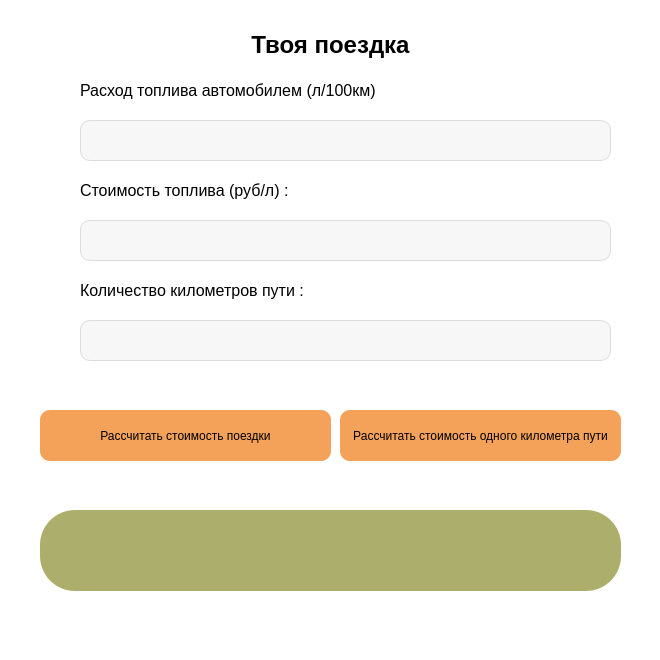
<?xml version="1.0" encoding="UTF-8"?>
<ui version="4.0">
 <class>MainWindow</class>
 <widget class="QMainWindow" name="MainWindow">
  <property name="geometry">
   <rect>
    <x>0</x>
    <y>0</y>
    <width>660</width>
    <height>660</height>
   </rect>
  </property>
  <property name="minimumSize">
   <size>
    <width>660</width>
    <height>660</height>
   </size>
  </property>
  <property name="maximumSize">
   <size>
    <width>660</width>
    <height>660</height>
   </size>
  </property>
  <property name="windowTitle">
   <string>Ваша поездка</string>
  </property>
  <property name="styleSheet">
   <string notr="true">background-color: rgb(255, 255, 255);</string>
  </property>
  <widget class="QWidget" name="centralwidget">
   <widget class="QLineEdit" name="fuelCostEdit">
    <property name="geometry">
     <rect>
      <x>80</x>
      <y>220</y>
      <width>531</width>
      <height>41</height>
     </rect>
    </property>
    <property name="styleSheet">
     <string notr="true">color: rgb(0, 0, 0);
background-color: #f7f7f7;
border: 1px solid #dcdcdc;
border-radius:5px;
padding: 6px;
font-size:12pt;
border-radius: 10px</string>
    </property>
   </widget>
   <widget class="QPushButton" name="calculateCostPerKmButton">
    <property name="geometry">
     <rect>
      <x>340</x>
      <y>410</y>
      <width>281</width>
      <height>51</height>
     </rect>
    </property>
    <property name="styleSheet">
     <string notr="true">color: rgb(0, 0, 0);
font-size:12px;
padding:10px;
background-color: #f4a259;
border-radius: 10px


</string>
    </property>
    <property name="text">
     <string>Рассчитать стоимость одного километра пути</string>
    </property>
   </widget>
   <widget class="QPushButton" name="calculateTotalTripButton">
    <property name="geometry">
     <rect>
      <x>40</x>
      <y>410</y>
      <width>291</width>
      <height>51</height>
     </rect>
    </property>
    <property name="styleSheet">
     <string notr="true">color: rgb(0, 0, 0);
font-size:12px;
padding:10px;
background-color: #f4a259;
border-radius: 10px


</string>
    </property>
    <property name="text">
     <string>Рассчитать стоимость поездки</string>
    </property>
   </widget>
   <widget class="QLineEdit" name="distanceEdit">
    <property name="geometry">
     <rect>
      <x>80</x>
      <y>320</y>
      <width>531</width>
      <height>41</height>
     </rect>
    </property>
    <property name="styleSheet">
     <string notr="true">color: rgb(0, 0, 0);
background-color: #f7f7f7;
border: 1px solid #dcdcdc;
border-radius:5px;
padding: 6px;
font-size:12pt;
border-radius: 10px</string>
    </property>
   </widget>
   <widget class="QLabel" name="label_3">
    <property name="geometry">
     <rect>
      <x>80</x>
      <y>280</y>
      <width>231</width>
      <height>21</height>
     </rect>
    </property>
    <property name="styleSheet">
     <string notr="true">background-color: rgb(255, 255, 255);
color: rgb(0, 0, 0);</string>
    </property>
    <property name="text">
     <string>&lt;html&gt;&lt;head/&gt;&lt;body&gt;&lt;p&gt;&lt;span style=&quot; font-size:12pt;&quot;&gt;Количество километров пути :&lt;/span&gt;&lt;/p&gt;&lt;/body&gt;&lt;/html&gt;</string>
    </property>
   </widget>
   <widget class="QLabel" name="label_4">
    <property name="geometry">
     <rect>
      <x>80</x>
      <y>180</y>
      <width>221</width>
      <height>21</height>
     </rect>
    </property>
    <property name="styleSheet">
     <string notr="true">background-color: rgb(255, 255, 255);
color: rgb(0, 0, 0);</string>
    </property>
    <property name="text">
     <string>&lt;html&gt;&lt;head/&gt;&lt;body&gt;&lt;p&gt;&lt;span style=&quot; font-size:12pt;&quot;&gt;Стоимость топлива (руб/л) :&lt;/span&gt;&lt;/p&gt;&lt;/body&gt;&lt;/html&gt;</string>
    </property>
   </widget>
   <widget class="QLabel" name="label_5">
    <property name="geometry">
     <rect>
      <x>80</x>
      <y>80</y>
      <width>301</width>
      <height>21</height>
     </rect>
    </property>
    <property name="styleSheet">
     <string notr="true">background-color: rgb(255, 255, 255);
color: rgb(0, 0, 0);</string>
    </property>
    <property name="text">
     <string>&lt;html&gt;&lt;head/&gt;&lt;body&gt;&lt;p&gt;&lt;span style=&quot; font-size:12pt;&quot;&gt;Расход топлива автомобилем (л/100км) :&lt;/span&gt;&lt;/p&gt;&lt;/body&gt;&lt;/html&gt;</string>
    </property>
   </widget>
   <widget class="QWidget" name="widget" native="true">
    <property name="geometry">
     <rect>
      <x>30</x>
      <y>10</y>
      <width>600</width>
      <height>600</height>
     </rect>
    </property>
    <property name="styleSheet">
     <string notr="true">background-color: rgb(255, 255, 255);
border-radius: 10px;</string>
    </property>
    <widget class="QLineEdit" name="fuelConsumptionEdit">
     <property name="geometry">
      <rect>
       <x>50</x>
       <y>110</y>
       <width>531</width>
       <height>41</height>
      </rect>
     </property>
     <property name="styleSheet">
      <string notr="true">color: rgb(0, 0, 0);
background-color: #f7f7f7;
border: 1px solid #dcdcdc;
border-radius:5px;
padding: 6px;
font-size:12pt;
border-radius: 10px</string>
     </property>
    </widget>
    <widget class="QLabel" name="label">
     <property name="geometry">
      <rect>
       <x>170</x>
       <y>10</y>
       <width>261</width>
       <height>51</height>
      </rect>
     </property>
     <property name="font">
      <font>
       <family>Arial</family>
       <pointsize>11</pointsize>
       <italic>false</italic>
       <bold>false</bold>
       <underline>true</underline>
      </font>
     </property>
     <property name="styleSheet">
      <string notr="true">color: rgb(0, 0, 0);
font: 11pt &quot;Arial&quot;;

</string>
     </property>
     <property name="text">
      <string>&lt;html&gt;&lt;head/&gt;&lt;body&gt;&lt;p align=&quot;center&quot;&gt;&lt;span style=&quot; font-size:18pt; font-weight:700; text-decoration:none;&quot;&gt;Твоя поездка&lt;/span&gt;&lt;/p&gt;&lt;/body&gt;&lt;/html&gt;</string>
     </property>
    </widget>
    <widget class="QLabel" name="resultLabel">
     <property name="geometry">
      <rect>
       <x>10</x>
       <y>500</y>
       <width>581</width>
       <height>81</height>
      </rect>
     </property>
     <property name="styleSheet">
      <string notr="true">background-color: rgb(172, 175, 108);
color:#ffffff;
font-size: 12pt;
padding:10px;
text-align: center;
border-radius: 35px

</string>
     </property>
     <property name="text">
      <string>&lt;html&gt;&lt;head/&gt;&lt;body&gt;&lt;p align=&quot;center&quot;&gt;&lt;br/&gt;&lt;/p&gt;&lt;/body&gt;&lt;/html&gt;</string>
     </property>
    </widget>
   </widget>
   <zorder>widget</zorder>
   <zorder>fuelCostEdit</zorder>
   <zorder>calculateCostPerKmButton</zorder>
   <zorder>calculateTotalTripButton</zorder>
   <zorder>distanceEdit</zorder>
   <zorder>label_3</zorder>
   <zorder>label_4</zorder>
   <zorder>label_5</zorder>
  </widget>
  <widget class="QMenuBar" name="menubar">
   <property name="geometry">
    <rect>
     <x>0</x>
     <y>0</y>
     <width>660</width>
     <height>21</height>
    </rect>
   </property>
  </widget>
  <widget class="QStatusBar" name="statusbar"/>
 </widget>
 <resources/>
 <connections/>
</ui>
